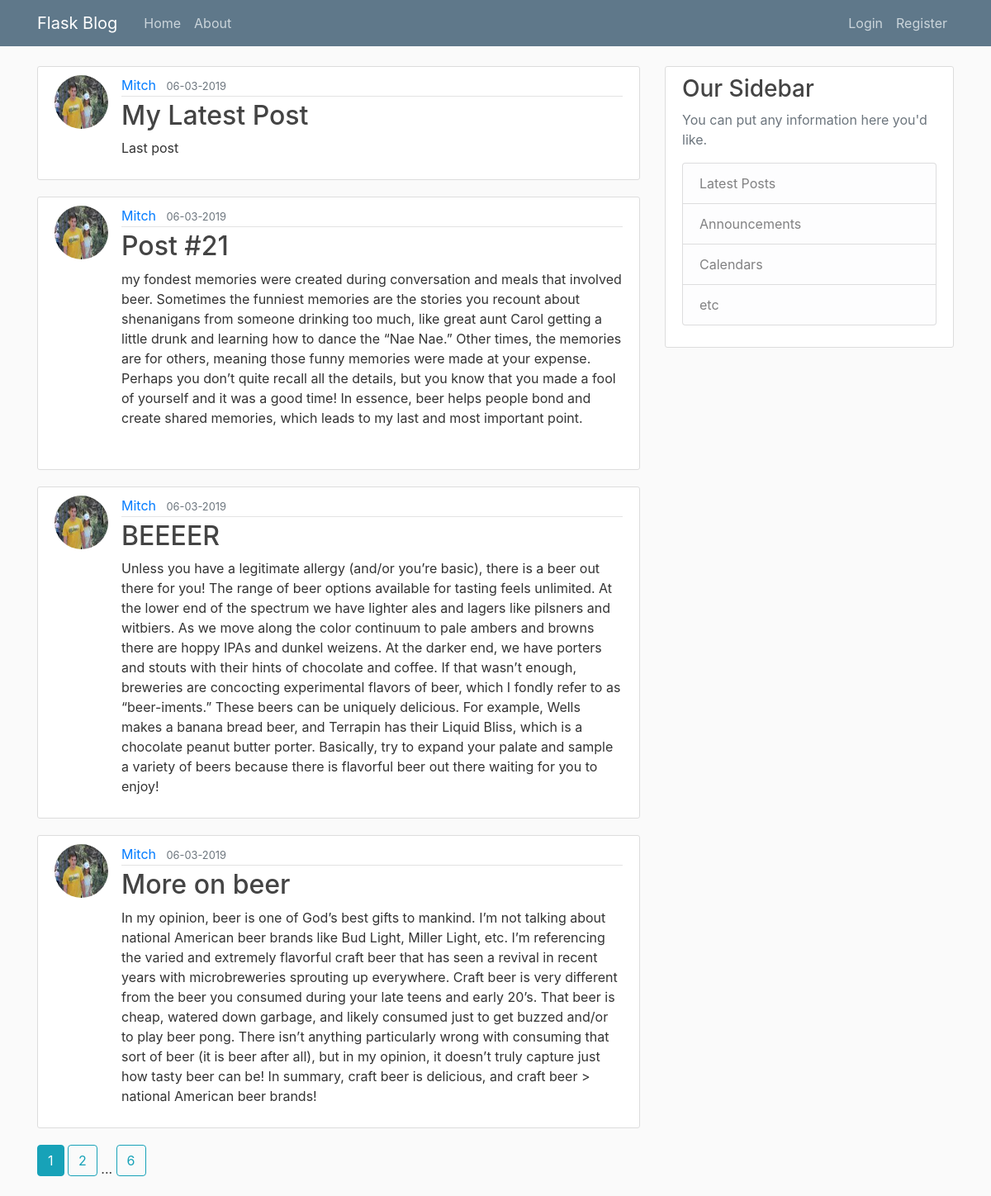
Page /home on the earlier database version.
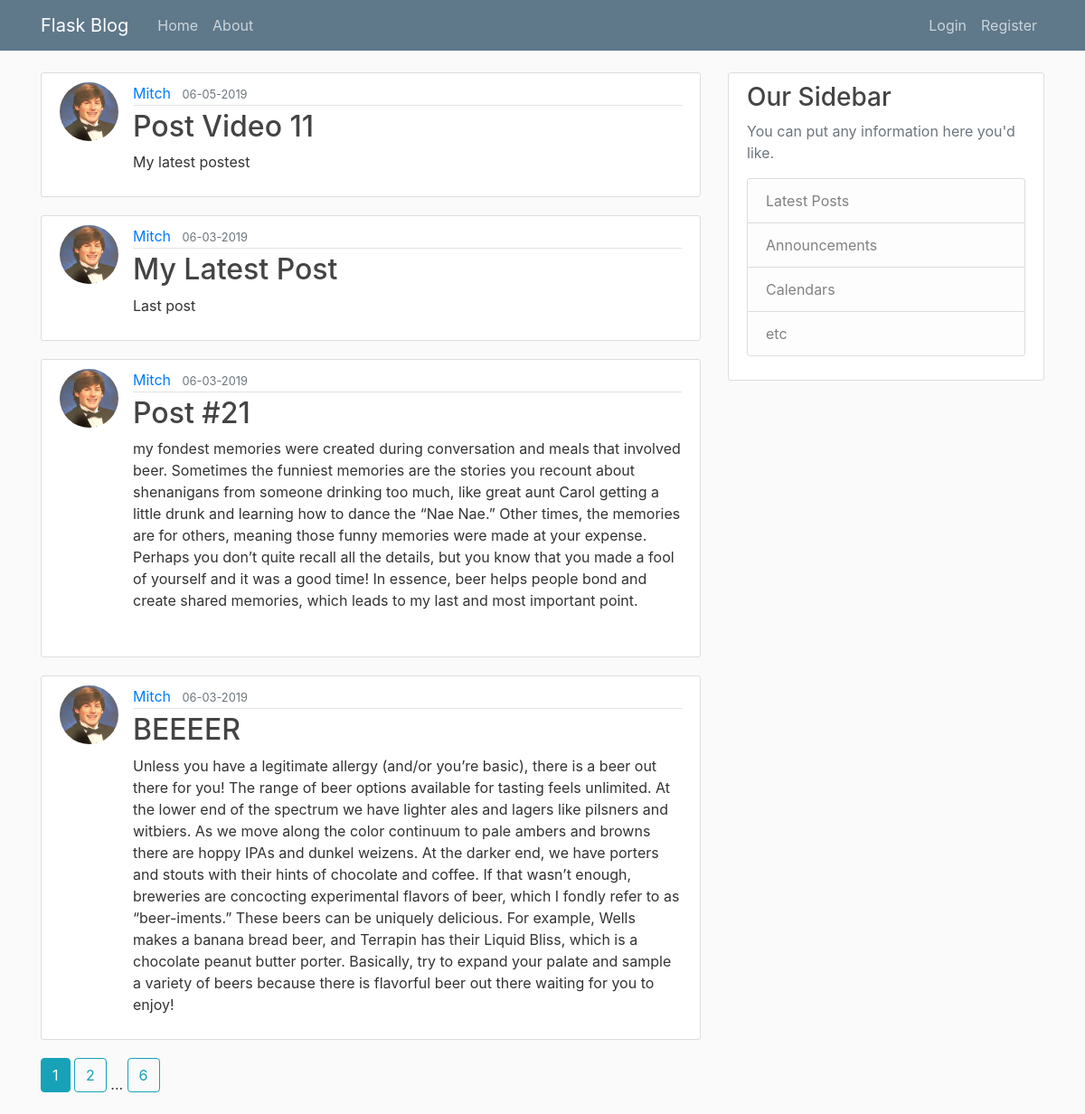
Same page on the later database version.
### flaskblog/models.py (models this page shows, shortened)
class Post(db.Model):
	id = db.Column(db.Integer, primary_key=True)
	title = db.Column(db.String(100), nullable=False)
	date_posted = db.Column(db.DateTime, nullable=False, default=datetime.utcnow)
	content = db.Column(db.Text, nullable=False)
	user_id = db.Column(db.Integer, db.ForeignKey('user.id'), nullable=False)

class User(db.Model, UserMixin):
	id = db.Column(db.Integer, primary_key=True)
	username = db.Column(db.String(20), unique=True, nullable=False)
	email = db.Column(db.String(120), unique=True, nullable=False)
	image_file = db.Column(db.String(20), nullable=False, default='default.png')
	password = db.Column(db.String(60), nullable=False)
	posts = db.relationship('Post', backref='author', lazy=True)

### flaskblog/main/routes.py (the view)
@main.route("/")
@main.route("/home")
def home():
    page = request.args.get('page', 1, type=int)
    posts = Post.query.order_by(Post.date_posted.desc()).paginate(page=page, per_page=4)
    return render_template('home.html', posts=posts)

### flaskblog/templates/home.html
{% extends "layout.html" %}
{% block content %}
    {% for post in posts.items %}
        <article class="media content-section">
          <img class="rounded-circle article-img" src="{{ url_for('static', filename='profile_pics/' + post.author.image_file) }}">
          <div class="media-body">
              <div class="article-metadata">
                <a class="mr-2" href="{{ url_for('users.user_posts', username=post.author.username) }}">{{ post.author.username }}</a>
                <small class="text-muted">{{ post.date_posted.strftime('%m-%d-%Y') }}</small>
              </div>
            <h2><a class="article-title" href="{{url_for('posts.post', post_id=post.id)}}">{{ post.title }}</a></h2>
            <p class="article-content">{{ post.content }}</p>
          </div>
        </article>
    {% endfor %}
    {% for page_num in posts.iter_pages(left_edge=1, right_edge=1, left_current=1, right_current=2 ) %}
      {% if page_num %}
        {% if posts.page == page_num %}
          <a class='btn btn-info mb-4' href="{{url_for('main.home', page=page_num)}}">{{ page_num }}</a>
        {% else %}
          <a class='btn btn-outline-info mb-4' href="{{url_for('main.home', page=page_num)}}">{{ page_num }}</a>
        {% endif %}
      {% else %}
        ...
      {% endif %}
    {% endfor %}
{% endblock content %}

### flaskblog/templates/layout.html (shortened to what this page needs)
<!DOCTYPE html>
<html>
<head>
    <link rel="stylesheet" href="https://maxcdn.bootstrapcdn.com/bootstrap/4.0.0/css/bootstrap.min.css">
    <link rel="stylesheet" type="text/css" href="{{ url_for('static', filename='main.css') }}">
</head>
<body>
    <header class="site-header">
      <nav class="navbar navbar-expand-md navbar-dark bg-steel fixed-top">
        <div class="container">
          <a class="navbar-brand mr-4" href="/">Flask Blog</a>
          <div class="collapse navbar-collapse" id="navbarToggle">
            <div class="navbar-nav mr-auto">
              <a class="nav-item nav-link" href="{{ url_for('main.home') }}">Home</a>
              <a class="nav-item nav-link" href="{{ url_for('main.about') }}">About</a>
            </div>
            <div class="navbar-nav">
             {% if current_user.is_authenticated %}
                <a class="nav-item nav-link" href="{{ url_for('posts.new_post') }}">New Post</a>
                <a class="nav-item nav-link" href="{{ url_for('users.account') }}">Account</a>
                <a class="nav-item nav-link" href="{{ url_for('users.logout') }}">Logout</a>
              {% else %}
                <a class="nav-item nav-link" href="{{ url_for('users.login') }}">Login</a>
                <a class="nav-item nav-link" href="{{ url_for('users.register') }}">Register</a>
              {% endif %}
            </div>
          </div>
        </div>
      </nav>
    </header>
    <main role="main" class="container">
      <div class="row">
        <div class="col-md-8">
          {% block content %}{% endblock %}
        </div>
        <div class="col-md-4">
          <div class="content-section">
            <h3>Our Sidebar</h3>
            <p class='text-muted'>You can put any information here you'd like.
              <ul class="list-group">
                <li class="list-group-item list-group-item-light">Latest Posts</li>
                <li class="list-group-item list-group-item-light">Announcements</li>
                <li class="list-group-item list-group-item-light">Calendars</li>
                <li class="list-group-item list-group-item-light">etc</li>
              </ul>
            </p>
          </div>
        </div>
      </div>
    </main>
</body>

### flaskblog/static/main.css (style rules this page uses)
body { background: #fafafa; color: #333333; margin-top: 5rem; }
h1, h2, h3, h4, h5, h6 { color: #444444; }
.bg-steel { background-color: #5f788a; }
.site-header .navbar-nav .nav-link { color: #cbd5db; }
.content-section { background: #ffffff; padding: 10px 20px; border: 1px solid #dddddd; border-radius: 3px; margin-bottom: 20px; }
.article-title { color: #444444; }
.article-content { white-space: pre-line; }
.article-img { height: 65px; width: 65px; margin-right: 16px; }
.article-metadata { padding-bottom: 1px; margin-bottom: 4px; border-bottom: 1px solid #e3e3e3 }

Differences in the rows shown:
no longer on this page (row unchanged): Post: image_file (picture), author.username "Mitch", date_posted "06-03-2019", title "More on beer", content "In my opinion, beer is one of God’s best gifts to mankind. I’m not talking about national American beer brands like Bud Light, Miller Light, etc. I’m referencing the varied and extremely flavorful craft beer that has seen a revival in recent years with microbreweries sprouting up everywhere. Craft beer is very different from the beer you consumed during your late teens and early 20’s. That beer is cheap, watered down garbage, and likely consumed just to get buzzed and/or to play beer pong. There isn’t anything particularly wrong with consuming that sort of beer (it is beer after all), but in my opinion, it doesn’t truly capture just how tasty beer can be! In summary, craft beer is…"
added Post: image_file (picture), author.username "Mitch", date_posted "06-05-2019", title "Post Video 11", content "My latest postest"
changed through a linked row, Post "My Latest Post": image_file: a different picture
changed through a linked row, Post "Post #21": image_file: a different picture
changed through a linked row, Post "BEEEER": image_file: a different picture
